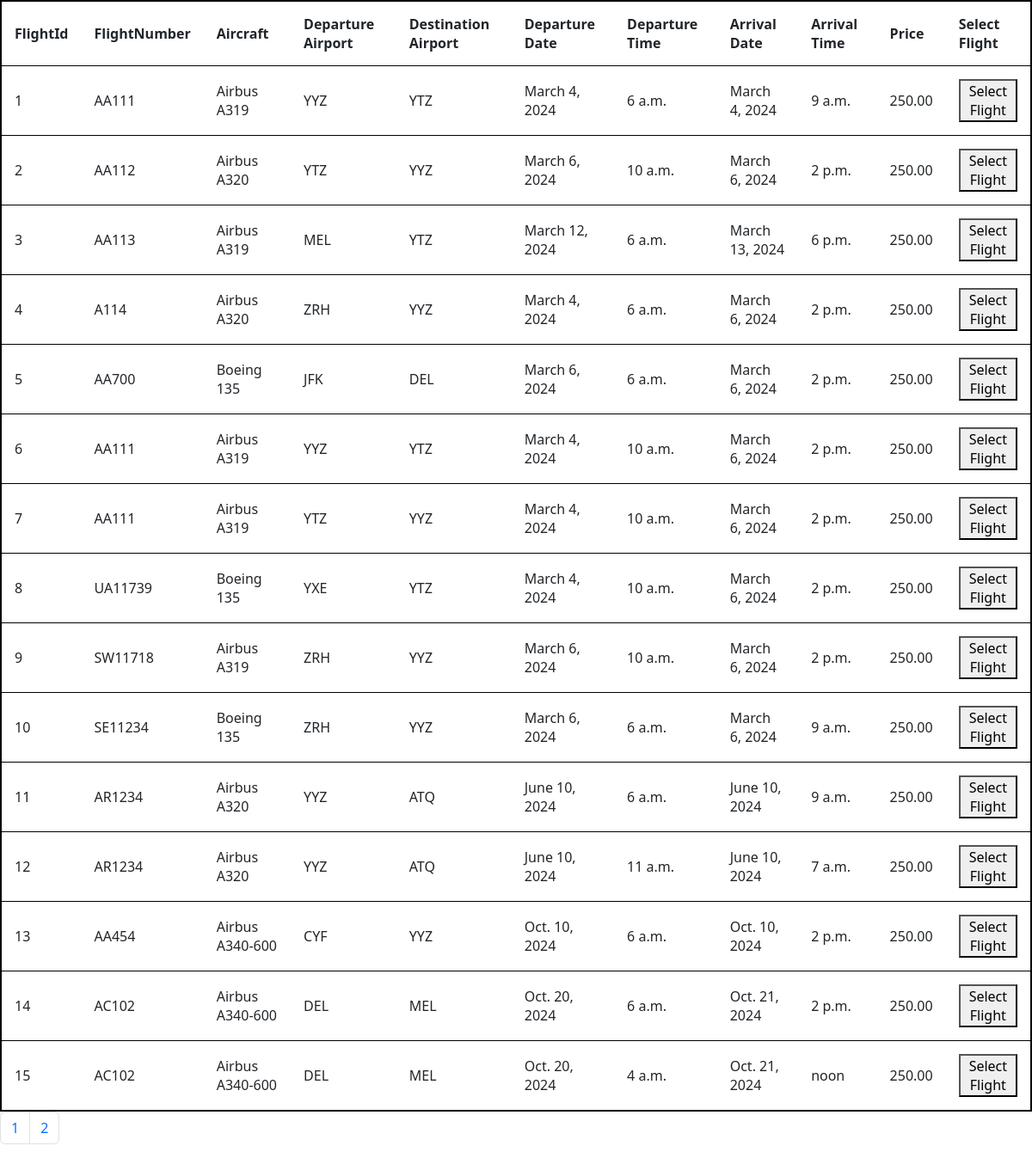
The page /api/flightDisplay/ on the database its author committed.
### Flight/models.py (models this page shows, shortened)
class Flight(models.Model):
    flightNumber = models.CharField(max_length=100)
    airCraft = models.ForeignKey(Aircraft, on_delete=models.PROTECT, default=1, related_name = 'departureAirport')
    departureAirport = models.ForeignKey(Airport, on_delete=models.PROTECT, default=1, related_name = 'destinationAirport')
    destinationAirport = models.ForeignKey(Airport, on_delete=models.PROTECT, default=1)
    departureDate = models.DateField()
    arrivalDate = models.DateField()
    departureTime = models.TimeField()
    arrivalTime = models.TimeField()
    seatsAvailableToBook = models.IntegerField()
    price = models.DecimalField(decimal_places=2, max_digits=5, default= 250)

class Aircraft(models.Model):
    aircraftModel = models.CharField(max_length=100)

class Airport(models.Model):
    iataCode = models.CharField(max_length=3)
    airportName = models.CharField(max_length=100)
    airportLocation = models.CharField(max_length=100)

### Flight/views.py (the view)
# urls.py: path('flightDisplay/',views.flightView, name='flightsView'),
def flightView(request):
   if request.method == 'GET':
    flights = Flight.objects.all()
    perpage = request.GET.get('perpage', default=15)
    page = request.GET.get('page', default = 1)
    paginator = Paginator(flights, per_page=perpage)
    try:
       flights = paginator.page(number=page)
    except EmptyPage:
       flights = []
    totalPages = flights.paginator.num_pages
    flightsData = {
       'flights': flights,
       'lastpage': totalPages,
       'totalPageList': [n+1 for n in range(totalPages)],
    }
   return render(request, "flightsDisplay.html", flightsData)

### Flight/templates/flightsDisplay.html (shortened to what this page needs)
{% load django_bootstrap5 %}
{% bootstrap_css %}
<!DOCTYPE html>
<html lang="en">
<head>
</head>
<body>
    <table style="border: 2px solid black;">
        <th>FlightId</th>
        <th>FlightNumber</th>
        <th>Aircraft</th>
        <th>Departure Airport</th>
        <th>Destination Airport</th>
        <th>Departure Date</th>
        <th>Departure Time</th>
        <th>Arrival Date</th>
        <th>Arrival Time</th>
        <th>Price</th>
        <th>Select Flight</th>
        {% for flight in flights %}
        <tr style="border: 1px solid black;">
           <td>{{flight.id}}</td>
           <td>{{flight.flightNumber}}</td>
           <td>{{flight.airCraft.aircraftModel}}</td>
           <td>{{flight.departureAirport.iataCode}}</td>
           <td>{{flight.destinationAirport.iataCode}}</td>
           <td>{{flight.departureDate}}</td>
           <td>{{flight.departureTime}}</td>
           <td>{{flight.arrivalDate}}</td>
           <td>{{flight.arrivalTime}}</td>
           <td>{{flight.price}}</td>
           <td> <button class="flight" type="button">Select Flight</button> </td>
        </tr>
        {% endfor %}
    </table>
</body>
</html>
<nav aria-label="Page navigation example">
    <ul class="pagination">
        {% for n in totalPageList %}
      <li class="page-item"><a class="page-link" href="/api/flightDisplay/?page={{n}}">{{n}}</a></li>
        {% endfor %}
    </ul>
  </nav>

### Flight/templates/flightsDisplay.html (style rules this page uses)
table,th, td { padding: 15px; }

### rows shown on the page
Flight: id "1", flightNumber "AA111", airCraft.aircraftModel "Airbus A319", departureAirport.iataCode "YYZ", destinationAirport.iataCode "YTZ", departureDate "March 4, 2024", departureTime "6 a.m.", arrivalDate "March 4, 2024", arrivalTime "9 a.m.", price "250.00"
Flight: id "2", flightNumber "AA112", airCraft.aircraftModel "Airbus A320", departureAirport.iataCode "YTZ", destinationAirport.iataCode "YYZ", departureDate "March 6, 2024", departureTime "10 a.m.", arrivalDate "March 6, 2024", arrivalTime "2 p.m.", price "250.00"
Flight: id "3", flightNumber "AA113", airCraft.aircraftModel "Airbus A319", departureAirport.iataCode "MEL", destinationAirport.iataCode "YTZ", departureDate "March 12, 2024", departureTime "6 a.m.", arrivalDate "March 13, 2024", arrivalTime "6 p.m.", price "250.00"
Flight: id "4", flightNumber "A114", airCraft.aircraftModel "Airbus A320", departureAirport.iataCode "ZRH", destinationAirport.iataCode "YYZ", departureDate "March 4, 2024", departureTime "6 a.m.", arrivalDate "March 6, 2024", arrivalTime "2 p.m.", price "250.00"
Flight: id "5", flightNumber "AA700", airCraft.aircraftModel "Boeing 135", departureAirport.iataCode "JFK", destinationAirport.iataCode "DEL", departureDate "March 6, 2024", departureTime "6 a.m.", arrivalDate "March 6, 2024", arrivalTime "2 p.m.", price "250.00"
Flight: id "6", flightNumber "AA111", airCraft.aircraftModel "Airbus A319", departureAirport.iataCode "YYZ", destinationAirport.iataCode "YTZ", departureDate "March 4, 2024", departureTime "10 a.m.", arrivalDate "March 6, 2024", arrivalTime "2 p.m.", price "250.00"
Flight: id "7", flightNumber "AA111", airCraft.aircraftModel "Airbus A319", departureAirport.iataCode "YTZ", destinationAirport.iataCode "YYZ", departureDate "March 4, 2024", departureTime "10 a.m.", arrivalDate "March 6, 2024", arrivalTime "2 p.m.", price "250.00"
Flight: id "8", flightNumber "UA11739", airCraft.aircraftModel "Boeing 135", departureAirport.iataCode "YXE", destinationAirport.iataCode "YTZ", departureDate "March 4, 2024", departureTime "10 a.m.", arrivalDate "March 6, 2024", arrivalTime "2 p.m.", price "250.00"
Flight: id "9", flightNumber "SW11718", airCraft.aircraftModel "Airbus A319", departureAirport.iataCode "ZRH", destinationAirport.iataCode "YYZ", departureDate "March 6, 2024", departureTime "10 a.m.", arrivalDate "March 6, 2024", arrivalTime "2 p.m.", price "250.00"
Flight: id "10", flightNumber "SE11234", airCraft.aircraftModel "Boeing 135", departureAirport.iataCode "ZRH", destinationAirport.iataCode "YYZ", departureDate "March 6, 2024", departureTime "6 a.m.", arrivalDate "March 6, 2024", arrivalTime "9 a.m.", price "250.00"
Flight: id "11", flightNumber "AR1234", airCraft.aircraftModel "Airbus A320", departureAirport.iataCode "YYZ", destinationAirport.iataCode "ATQ", departureDate "June 10, 2024", departureTime "6 a.m.", arrivalDate "June 10, 2024", arrivalTime "9 a.m.", price "250.00"
Flight: id "12", flightNumber "AR1234", airCraft.aircraftModel "Airbus A320", departureAirport.iataCode "YYZ", destinationAirport.iataCode "ATQ", departureDate "June 10, 2024", departureTime "11 a.m.", arrivalDate "June 10, 2024", arrivalTime "7 a.m.", price "250.00"
Flight: id "13", flightNumber "AA454", airCraft.aircraftModel "Airbus A340-600", departureAirport.iataCode "CYF", destinationAirport.iataCode "YYZ", departureDate "Oct. 10, 2024", departureTime "6 a.m.", arrivalDate "Oct. 10, 2024", arrivalTime "2 p.m.", price "250.00"
Flight: id "14", flightNumber "AC102", airCraft.aircraftModel "Airbus A340-600", departureAirport.iataCode "DEL", destinationAirport.iataCode "MEL", departureDate "Oct. 20, 2024", departureTime "6 a.m.", arrivalDate "Oct. 21, 2024", arrivalTime "2 p.m.", price "250.00"
Flight: id "15", flightNumber "AC102", airCraft.aircraftModel "Airbus A340-600", departureAirport.iataCode "DEL", destinationAirport.iataCode "MEL", departureDate "Oct. 20, 2024", departureTime "4 a.m.", arrivalDate "Oct. 21, 2024", arrivalTime "noon", price "250.00"

### other values the page prints
{{ n }} "1" "2"
